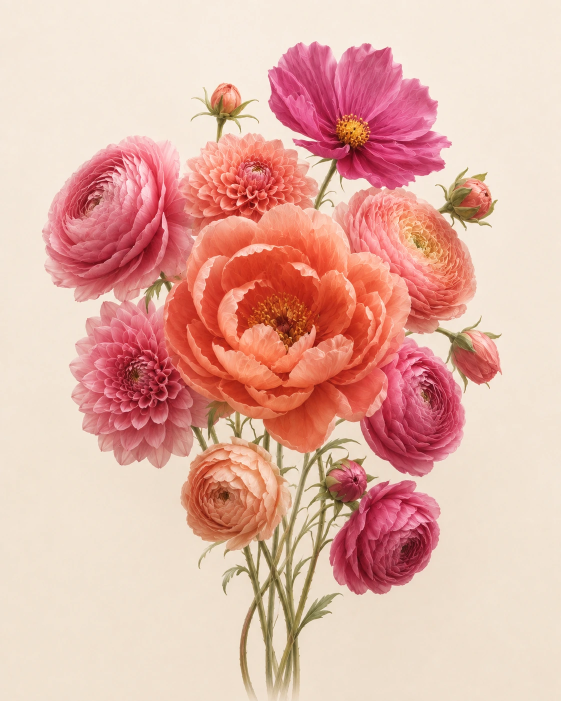
#> input picture astral/material-botanical.webp, 1122 x 1402 px (shown at 1/2 size)
$ python generate-petal-mask.py
#> lines starting #> are read from the running program, lines starting #| are printed output that depends on the picture; after the words box and inside, x2 and y2 are one past the last pixel; in counts of white or black regions, pixels touching at a corner belong together
"""Build palette ownership data for material-botanical.webp. Requires Pillow, NumPy, SciPy.

Coordinates are authored against the 1122 x 1402 source. This does not alter the art.
Red = main petal coverage; green = companion petal coverage; black = native material.
Run from any directory: python studies/botanical/generate-petal-mask.py
"""
from pathlib import Path

import numpy as np
from PIL import Image, ImageDraw, ImageFilter
from scipy.ndimage import distance_transform_edt

ROOT = Path(__file__).resolve().parents[2]
source = Image.open(ROOT / "astral/material-botanical.webp").convert("RGB")
#> source is the input picture: PIL image 1122x1402 RGB; mean R, G, B 227.7, 178.6, 166.5
assert source.size == (1122, 1402), "Re-author the contours when the material changes."

# Only boundaries between touching blooms need close tracing. In open areas,
# source pigment separates the petals from paper, foliage, and pollen.
MAIN = [
    # Focal peony, including its low outer petals.
    [(387,508),(391,480),(407,449),(439,437),(489,439),(518,423),
     (547,415),(570,423),(594,412),(625,412),(641,431),(666,443),
     (680,477),(694,506),(715,501),(741,512),(758,537),(787,554),
     (798,590),(814,612),(821,648),(811,678),(800,699),(787,720),
     (785,749),(770,776),(759,806),(721,834),(688,838),(672,864),
     (652,892),(622,908),(596,896),(567,886),(553,863),(535,839),
     (482,839),(447,826),(410,804),(383,780),(360,746),(347,717),
     (333,675),(326,643),(331,601),(350,570),(374,547)],
    # Coral dahlia behind the peony.
    [(348,416),(354,352),(397,304),(426,250),(485,250),(550,258),
     (607,303),(648,372),(643,425),(578,485),(408,492)],
    # Upper right coral ranunculus; the lower pink flower stays a companion.
    [(655,412),(690,389),(741,371),(783,377),(820,390),(869,416),(948,470),(968,586),(920,659),
     (859,675),(804,665),(762,626),(681,533)],
    # Apricot ranunculus below the focal flower.
    [(405,902),(470,869),(556,885),(596,968),(592,1055),
     (535,1114),(404,1115),(349,1046),(361,958)],
    # Three coral buds. The lowest magenta bud stays a companion.
    [(405,151),(490,156),(519,243),(407,263)],
    [(881,333),(1008,347),(1018,463),(877,465)],
    [(915,650),(1015,648),(1025,781),(946,782),(909,741),(895,698)],
]

COMPANIONS = [
    [(77,409),(172,306),(260,263),(344,265),(382,351),(391,473),
     (349,567),(249,617),(137,605),(72,542)],
    [(531,154),(558,84),(649,74),(675,115),(715,80),(787,79),
     (819,148),(868,162),(894,226),(901,297),(879,349),
     (806,383),(704,368),(652,333),(566,304),(528,241)],
    [(131,677),(194,626),(212,587),(279,610),(332,652),(372,726),
     (434,813),(415,856),(387,914),(312,949),(214,919),(144,862)],
    [(791,674),(852,689),(904,722),(932,795),(943,877),(899,940),
     (846,965),(770,929),(721,864),(707,783)],
    [(687,1004),(732,972),(810,951),(871,975),(892,1043),
     (873,1125),(826,1193),(733,1203),(657,1155),(650,1071)],
    [(656,929),(710,918),(745,944),(741,986),(696,1016),(649,985)],
]

CENTRES = [
    # Visible peony stamens. Follow the foreground petal at the lower edge.
    [(491,643),(497,617),(518,601),(542,590),(567,592),(591,604),
     (617,623),(624,643),(618,654),(613,672),(603,675),(596,676),
     (581,687),(573,697),(568,695),(562,681),(550,672),(542,660),
     (525,656),(518,647),(506,650)],
    [(668,248),(688,230),(712,231),(731,248),(742,270),(727,291),
     (704,300),(680,287),(672,271)],
]

def polygons(points):
    layer = Image.new("L", source.size)
#> layer: PIL image 1122x1402 L; every value is 0
    draw = ImageDraw.Draw(layer)
    for contour in points:
        draw.polygon(contour, fill=255)
    return layer

main = np.asarray(polygons(MAIN)) > 0
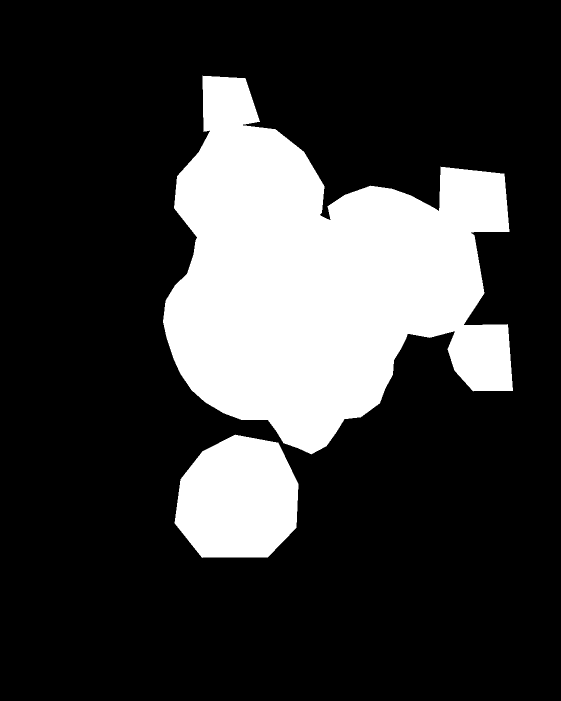
#> main: shape (1402, 1122) bool (shown at 1/2 size); 22.6% white; 2 white regions, box (x1, y1, x2, y2) and area: (326, 151, 1026, 909) 306957, (349, 869, 597, 1116) 48548
pixels = np.asarray(source, dtype=float) / 255
r, g, b = pixels.transpose(2, 0, 1)
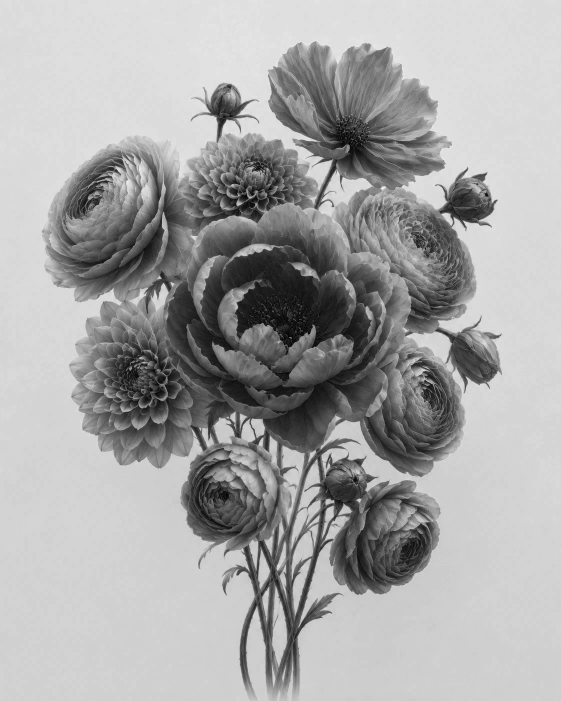
#> b: shape (1402, 1122) float64 (shown at 1/2 size); min 0, max 0.949, mean 0.653
red_share = (r - g) / np.maximum(r - b, .001)
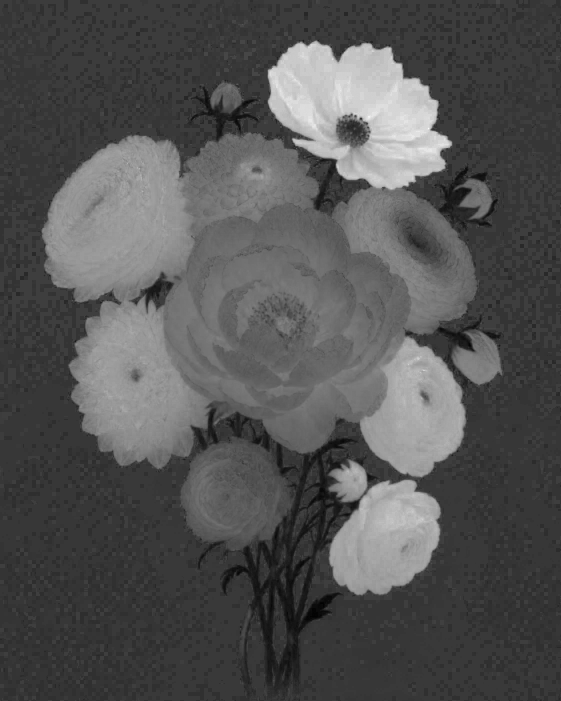
#> red_share: shape (1402, 1122) float64 (shown at 1/2 size); min 0.0893, max 1.83, mean 0.664; drawn with min black and max white

# Snap touching seams to the warm/pink pigment edge within twenty source pixels.
# Expand exposed edges so a contour cannot leave a strip of native petal colour.
# Only a nearby companion can compete for ownership of this boundary band.
seam = distance_transform_edt(main) + distance_transform_edt(~main)
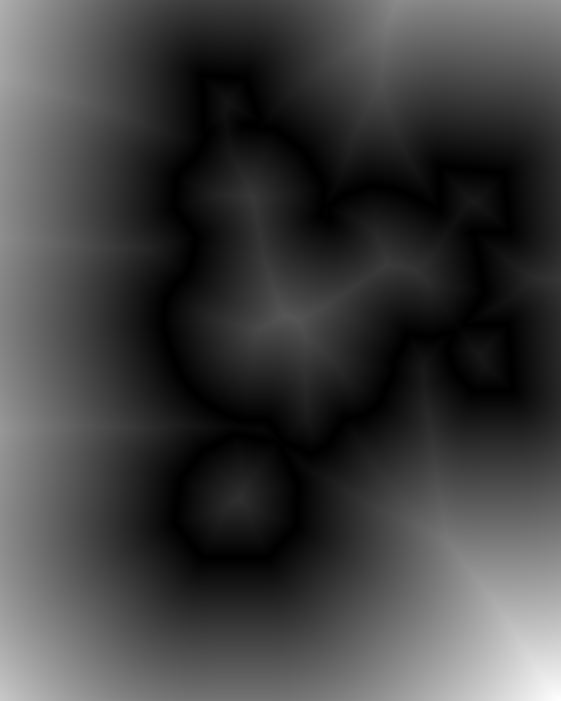
#> seam: shape (1402, 1122) float64 (shown at 1/2 size); min 1, max 627.4, mean 157.4; drawn with min black and max white
companion = np.asarray(polygons(COMPANIONS)) > 0
#> companion: shape (1402, 1122) bool; 22.2% white; 3 white regions, box (x1, y1, x2, y2) and area: (72, 263, 435, 950) 160940, (649, 674, 944, 1204) 100473, (528, 74, 902, 384) 87259
companion_near = distance_transform_edt(~companion) <= 10
#> companion_near: shape (1402, 1122) bool; 25.2% white; 3 white regions, box (x1, y1, x2, y2) and area: (62, 253, 445, 960) 180506, (639, 664, 954, 1214) 117051, (518, 64, 912, 394) 99043
expanded_main = distance_transform_edt(~main) <= 20
#> expanded_main: shape (1402, 1122) bool; 27.5% white; 1 white region, box (x1, y1, x2, y2) and area: (306, 131, 1046, 1136) 433302
main = np.where((seam <= 20) & companion_near, red_share < .94, expanded_main)
#> main: shape (1402, 1122) bool; 26.4% white; 9 white regions (7 under 20 px), largest, box (x1, y1, x2, y2) and area: (309, 131, 1046, 1136) 415229, (769, 709, 786, 726) 136

def smooth(low, high, values):
#> called with low = 0.5, high = 0.57
    t = np.clip((values - low) / (high - low), 0, 1)
    return t * t * (3 - 2 * t)

# Paper and green/yellow material have much less red relative to their blue loss.
# Smooth only the material edge; never blend the two selected pigment families.
coverage = smooth(.50, .57, red_share) * smooth(.025, .065, r - g)
#> call 2 of smooth, with low = 0.025, high = 0.065
#> in smooth (call 2), `return t * t * (3 - 2 * t)`:
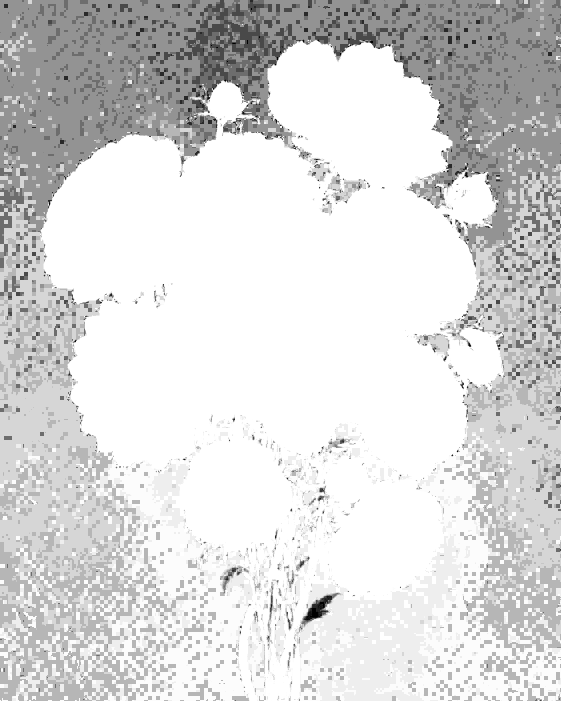
#> returned value: shape (1402, 1122) float64 (shown at 1/2 size); min 0, max 1, mean 0.851
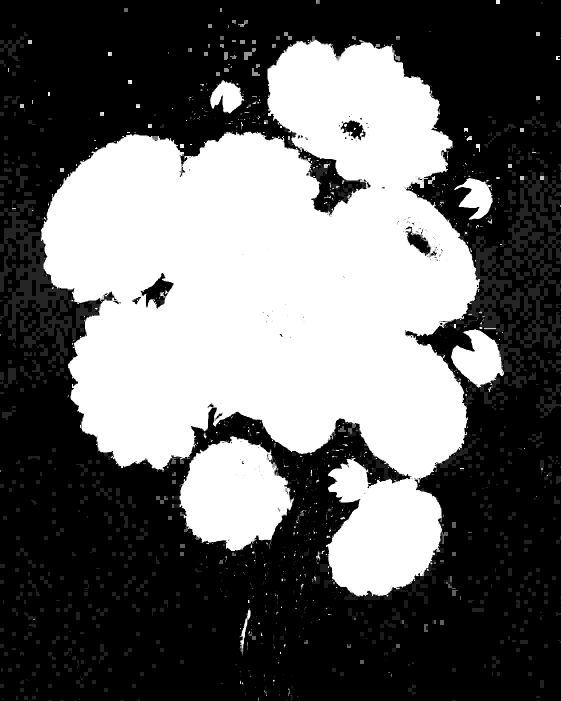
#> coverage: shape (1402, 1122) float64 (shown at 1/2 size); min 0, max 1, mean 0.398
# Restrict pigment classification to annotated flower envelopes. Brown stems
# and compression noise elsewhere must never become selectable petal material.
envelopes = polygons(MAIN + COMPANIONS).filter(ImageFilter.MaxFilter(41))
#> envelopes: PIL image 1122x1402 L; 52.6% white; 2 black regions, box (x1, y1, x2, y2) and area: (0, 0, 1122, 1402) 745534, (682, 876, 711, 900) 293
coverage *= np.asarray(envelopes) / 255
centres = np.asarray(polygons(CENTRES).filter(ImageFilter.GaussianBlur(.6))) / 255
# Retain gold/brown pollen, but do not leave a polygon-shaped patch of red
# petal behind the stamens. Foreground petal contours close the centre mask.
coverage *= 1 - centres * (1 - smooth(.72, .80, red_share))
core = polygons([[(536,642),(547,633),(561,637),(576,639),(584,650),
                  (582,667),(565,675),(548,664),(539,653)],
                 [(687,255),(709,251),(720,267),(715,280),(698,285),(685,274)]])
#> core: PIL image 1122x1402 L; 0.14% white; 2 white regions, box (x1, y1, x2, y2) and area: (536, 633, 585, 676) 1387, (685, 251, 721, 286) 893
coverage *= 1 - np.asarray(core.filter(ImageFilter.MaxFilter(7)).filter(ImageFilter.GaussianBlur(.6))) / 255
mask = np.zeros((*main.shape, 3), dtype=np.uint8)
mask[..., 0] = np.rint(255 * coverage * main)
mask[..., 1] = np.rint(255 * coverage * ~main)
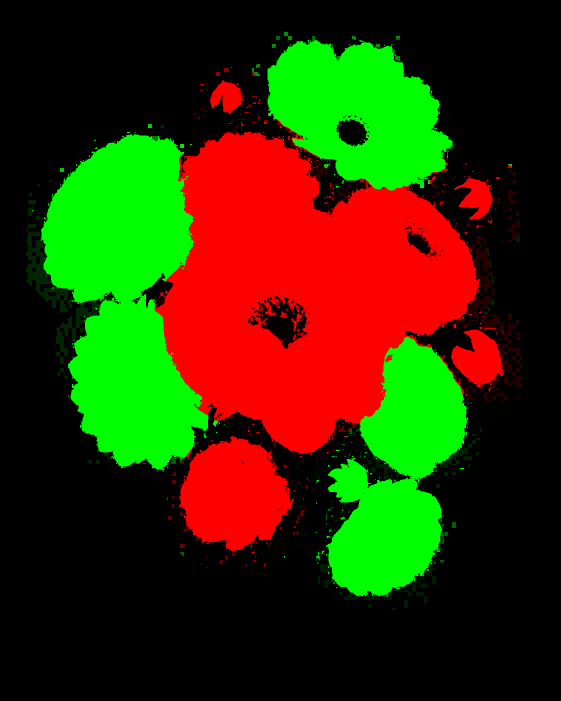
#> mask: shape (1402, 1122, 3) (shown at 1/2 size); mean of channels 0, 1, 2 49.9, 48.7, 0; drawn as R, G, B
assert not np.any((mask[..., 0] > 0) & (mask[..., 1] > 0))
output = ROOT / "astral/petal-mask.png"
Image.fromarray(mask).save(output, optimize=True)
print(f"{output.name}: {output.stat().st_size:,} bytes; disjoint ownership verified")
